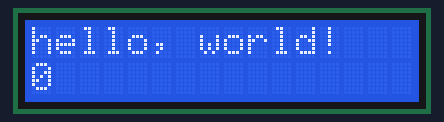
A sketch run on a simulated Arduino Uno, built with avr-gcc and run on an emulated ATmega328P. On the bench: 16×2 character LCD.

Above: at 0.1 s.
At 4.1 s:
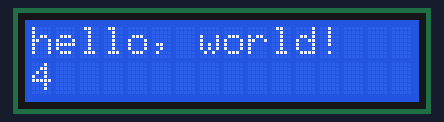
At 9.1 s:
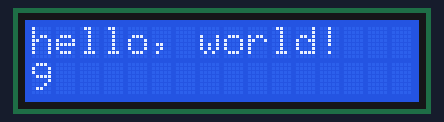
At 19.1 s:
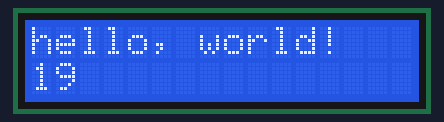
At 29.1 s:
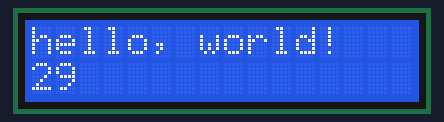
At 39.1 s:
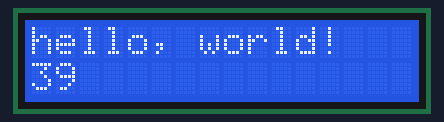

Measured:
- what the display in image 1 shows lasts 1.0 s, from 4.0 s to 5.0 s

The sketch:

hello.ino
```cpp
#include <LiquidCrystal.h>

// initialize the library by associating any needed LCD interface pin
// with the arduino pin number it is connected to
const int rs = 7, en = 6, d4 = 5, d5 = 4, d6 = 3, d7 = 2;
LiquidCrystal lcd(rs, en, d4, d5, d6, d7);

void setup() {
  // set up the LCD's number of columns and rows:
  lcd.begin(16, 2);
  // Print a message to the LCD.
  lcd.print("hello, world!");
}

void loop() {
  // set the cursor to column 0, line 1
  // (note: line 1 is the second row, since counting begins with 0):
  lcd.setCursor(0, 1);
  // print the number of seconds since reset:
  lcd.print(millis() / 1000);
}
```
